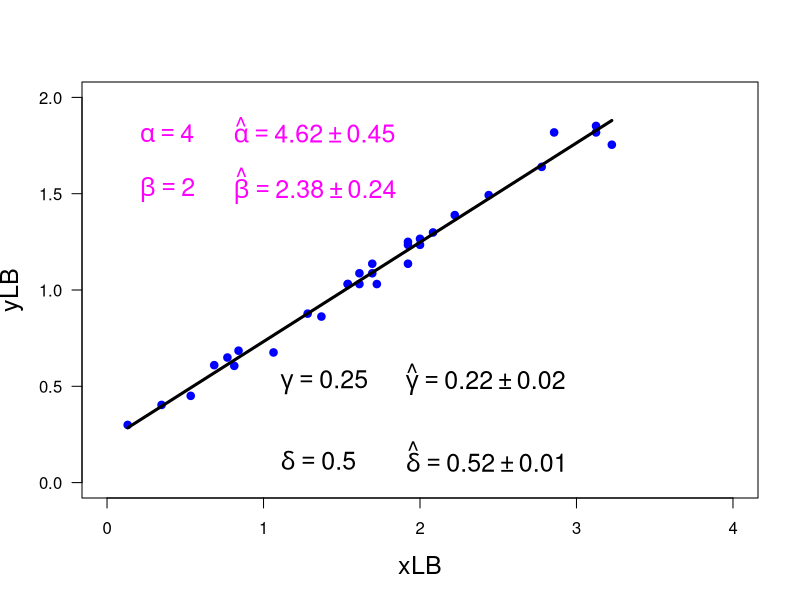

This figure's R source:
print('file: MM-LB2.R.R')
# Michaelis-Menten: esimate parameters using Lineweaver-Burk transformation
# data: II
x = c(0.31, 0.32, 0.32, 0.35, 0.36, 0.41, 0.45, 0.48, 0.50, 0.50, 0.52, 0.52,
      0.52, 0.58, 0.59, 0.59,0.62, 0.62, 0.65, 0.65, 0.73, 0.78, 0.94, 1.19, 
      1.23, 1.30, 1.46, 1.87, 2.87, 7.58)
y = c(0.57, 0.54, 0.55, 0.55, 0.61, 0.67, 0.72, 0.77, 0.81, 0.79, 0.80, 0.81,
      0.88, 0.97, 0.88, 0.92,0.97, 0.92, 0.97, 0.97, 1.16, 1.14, 1.48, 1.46, 
      1.65, 1.54, 1.64, 2.22, 2.48, 3.34)
n = length(x); print(c(n,'n sample size'))
alpha = 4 # true Vmax
beta  = 2 # true half-saturation constant K
# print(c(alpha,beta,'alpha = Vmax, beta = K'))
# ---------------------------------------------------
print('(3) Lineweaver-Burk transformation:')
print('(3a) apply Lineweaver-Burk transformation:')
gamma = 1/alpha; print(c(gamma,'gamma   true y-intercept')) 
delta = beta/alpha; print(c(delta,'delta   true slope'))
xLB = 1/x; yLB = 1/y # Lineweaver-Burk transformation
# ---------------------------------------------------
# (3b) OLS of transformed data: apply lm()
LBs = summary(lm(yLB ~ xLB))
cEst = LBs$coefficients[1]; dEst = LBs$coefficients[2]
ucEst = LBs$coefficients[3]; udEst = LBs$coefficients[4]
print(c('cEst = ',round(cEst,3),'+-',round(ucEst,3)))
print(c('dEst = ',round(dEst,3),'+-',round(udEst,3)))
# resLB = LBs$residuals
# ---------------------------------------------------
# (3d) derive estimates for alpha, beta via Lineweaver-Burk
aEst = 1/cEst; print(c(round(aEst,2),'estimate of alpha via LB'))
bEst = dEst/cEst; print(c(round(bEst,2),'estimate of beta via LB'))
# ---------------------------------------------------
# (3e) propagation of uncertainties
uaEst = ucEst/cEst^2
print(c('Estimate of alpha = ',round(aEst,3),'+-',round(uaEst,3)))
ubEst = sqrt(ucEst^2*dEst^2/cEst^4+udEst^2/cEst^2)
print(c('Estimate of beta = ',round(bEst,3),'+-',round(ubEst,3)))
# ------------------------------------------------------------------
sflag = 12
if (sflag == 12) { 
  xp = c(min(xLB),max(xLB)); yp = dEst*xp+cEst
  # png('MichaelisLinDataFitII210228.png',width=16,height=16,units='cm',res=300)
  plot(xLB,yLB,type='p',lwd=4,col='blue',xlab='xLB',ylab='yLB',las=1,cex=0.6,
       xlim=c(0,4),ylim=c(0,2),cex.lab=1.5)
  lines(xp,yp,col='black',lwd=3)
  aEstr = round(aEst,2); uaEstr = round(uaEst,2); 
  bEstr = round(bEst,2); ubEstr = round(ubEst,2); 
  text(0.1,1.8,bquote(~alpha == .(alpha)),col='magenta',pos=4,cex=1.5)
  text(0.1,1.5,bquote(~beta == .(beta)),col='magenta',pos=4,cex=1.5)
  text(0.7,1.81,bquote(~hat(alpha) == .(aEstr) %+-% .(uaEstr)),col='magenta',pos=4,cex=1.5)
  text(0.7,1.51,bquote(~hat(beta) == .(bEstr) %+-% .(ubEstr)),col='magenta',pos=4,cex=1.5)
  cEstr = round(cEst,2); ucEstr = round(ucEst,2); 
  dEstr = round(dEst,2); udEstr = round(udEst,2); 
  text(1.0,0.5,bquote(~gamma == .(gamma)),col='black',pos=4,cex=1.5)
  text(1.0,0.1,bquote(~delta == .(delta)),col='black',pos=4,cex=1.5)
  text(1.8,0.51,bquote(~hat(gamma) == .(cEstr) %+-% .(ucEstr)),col='black',pos=4,cex=1.5)
  text(1.8,0.11,bquote(~hat(delta) == .(dEstr) %+-% .(udEstr)),col='black',pos=4,cex=1.5)
  # dev.off()
}